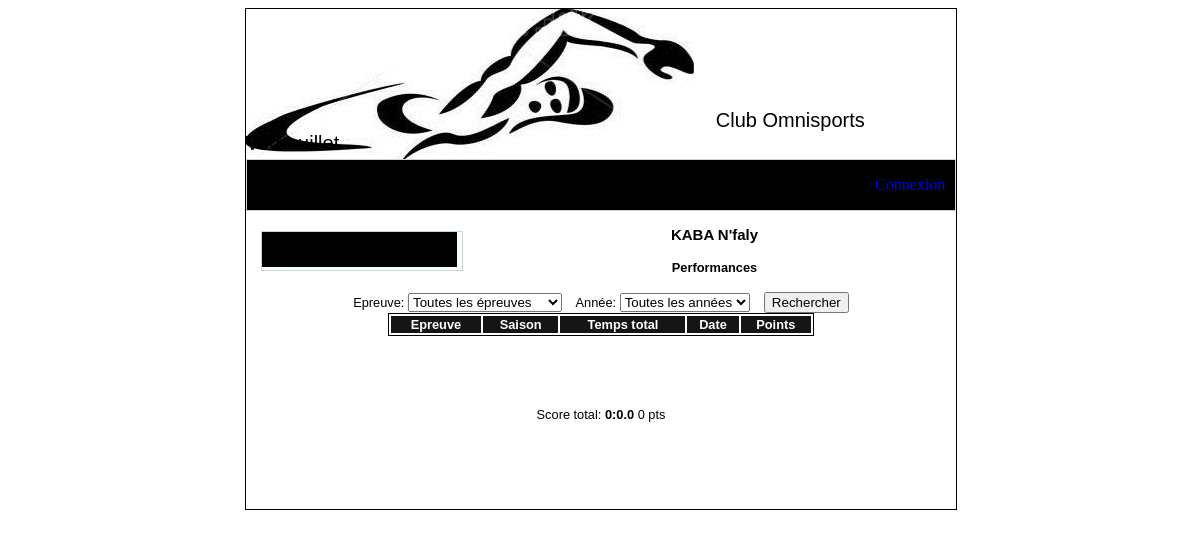
The page /nageur.php?id=2 on the database as committed earlier.
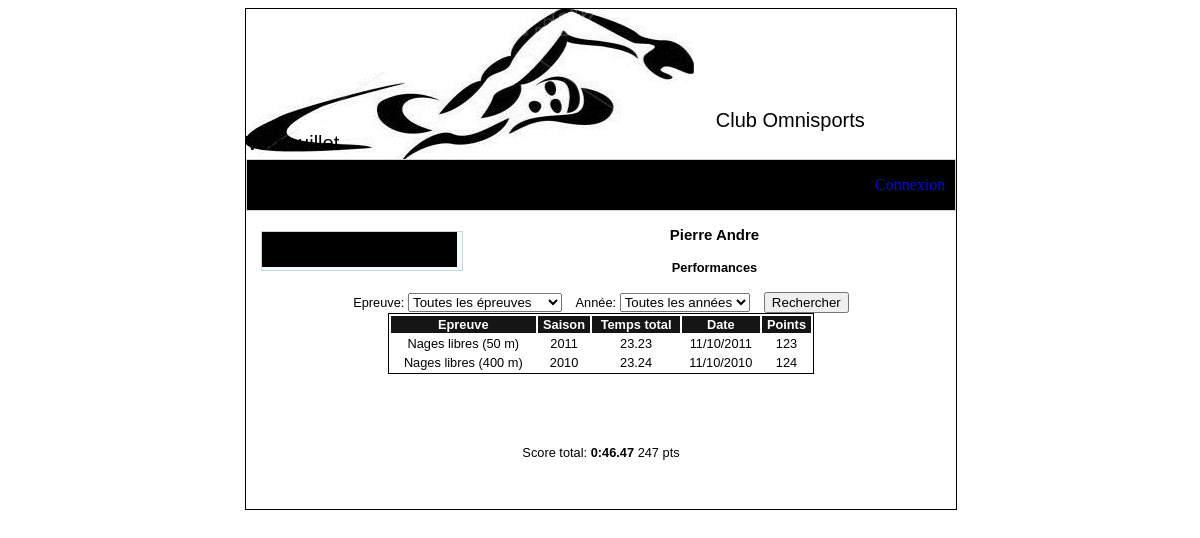
The same page on the database as committed later.
### tables this page shows
CREATE TABLE IF NOT EXISTS `nageur` (
  `id_nageur` int(11) NOT NULL AUTO_INCREMENT,
  `nom_nageur` varchar(50) NOT NULL,
  `prenom_nageur` varchar(50) NOT NULL,
  `sexe` varchar(50) NOT NULL,
  `annee_naissance` date NOT NULL,
  `id_categorie` int(11) NOT NULL,
  `club` varchar(50) NOT NULL,
  PRIMARY KEY (`id_nageur`),
  KEY `id_categorie` (`id_categorie`)
);

CREATE TABLE IF NOT EXISTS `performance` (
  `id_performance` int(11) NOT NULL AUTO_INCREMENT,
  `id_nageur` int(11) NOT NULL,
  `id_epreuve` int(11) NOT NULL,
  `saison` year(4) NOT NULL,
  `date_perf` date NOT NULL,
  `temps_total` varchar(50) NOT NULL,
  `points` int(11) NOT NULL,
  PRIMARY KEY (`id_performance`),
  KEY `id_epreuve` (`id_epreuve`),
  KEY `id_nageur` (`id_nageur`)
);

CREATE TABLE IF NOT EXISTS `epreuve` (
  `id_epreuve` int(11) NOT NULL AUTO_INCREMENT,
  `type_epreuve` varchar(50) NOT NULL,
  `distance_epreuve` int(11) NOT NULL,
  PRIMARY KEY (`id_epreuve`)
);

### nageur.php (the view, shortened to what this page needs)
<?php
include './header.php';
?>
<div id="contenu">
    <?php
    if ($_GET) {
        $id_nageur = $_GET['id'];
        $res = mysql_query("SELECT * FROM `nageur` WHERE `id_nageur` =  " . $_GET['id']) or die(mysql_error());
        $nageur = mysql_fetch_array($res);
        echo '<center><h3>' . $nageur['nom_nageur'] . ' ' . $nageur['prenom_nageur'] . '</h3></center>';
        $performances = array();
        $result_performance = mysql_query("SELECT * FROM `performance` WHERE `id_nageur` = $id_nageur") or die(mysql_error());
        if (mysql_num_rows($result_performance) != 0) {
            while ($line = mysql_fetch_array($result_performance)) {
                $performances[] = $line;
            }
        }
        ?>
        <center>
            <div id="afficheur">
                <h4>Performances</h4>
                <form method="post">
                    Epreuve: <select name="type_epreuve">
                        <option value="">Toutes les &eacute;preuves</option>
                    </select>
                    &nbsp;&nbsp;
                    Ann&eacute;e: <select name="saison">
                        <option value="">Toutes les ann&eacute;es</option>
                    </select>
                    <input type="submit" value="Rechercher">
                </form>
                <table>
                    <tr>
                        <th>Epreuve</th>
                        <th>Saison</th>
                        <th>Temps total</th>
                        <th>Date</th>
                        <th>Points</th>
                    </tr>
                    <?php
                    $minute = $seconde = $centieme = $points = 0;
                    if ($performances) {
                        foreach ($performances as $key => $performance) {
                            $res_epreuve = mysql_query("SELECT * FROM `epreuve` WHERE `id_epreuve` = " . $performance['id_epreuve']) or die(mysql_error());
                            $epreuve = mysql_fetch_array($res_epreuve);
                            ?>
                            <tr id="<?= $style ?>">
                                <td align="center"><?= $epreuve['type_epreuve'] . ' (' . $epreuve['distance_epreuve'] . ' m)' ?> </td>
                                <td align="center"><?= $performance['saison'] ?> </td>
                                <td align="center"><?= $performance['temps_total'] ?> </td>
                                <?php
                                $date = explode("-", $performance["date_perf"]);
                                $date_perf = $date[2] . '/' . $date[1] . '/' . $date[0];
                                ?>
                                <td align="center"><?= $date_perf ?> </td>
                                <td align="center"><?= $performance['points'] ?> </td>
                            </tr>
                            <?php
                            $points += intval($performance['points']);
                            $explode = explode(':', $performance['temps_total']);
                            if (count($explode) == 2) {
                                $minute += intval($explode[0]);
                                $explode2 = explode('.', $explode[1]);
                                $seconde += intval($explode2[0]);
                                if ($seconde >= 60) {
                                    $reste = $seconde - 60;
                                    $minute += 1;
                                    $seconde = $reste;
                                }
                                $centieme += intval($explode2[1]);
                                if ($centieme >= 100) {
                                    $reste = $centieme - 100;
                                    $seconde += 1;
                                    $centieme = $reste;
                                }
                            } else {
                                $explode = explode('.', $performance['temps_total']);
                                $seconde += intval($explode[0]);
                                $centieme += intval($explode[1]);
                            }
                        }
                    }
                    ?>
                </table>
                <?php
                echo "<div>Score total:<b> $minute:$seconde.$centieme </b>$points pts</div>";
                ?>
            </div>
        </center>
        <?php
    }
    ?>
</div>
<?php include './footer.php' ?>

### header.php (shortened to what this page needs)
<!DOCTYPE html>
<html>
    <head>
        <link type="text/css" href="style.css" rel="stylesheet" />
    </head>
    <body>
        <div id="principal">
            <div id="header">
                <div id="blank"></div>
                <span id="titre">Club Omnisports Vernouillet</span>
            </div>
            <div id="menuHoriz">
                <ul>
                    <?php
                    if (isset($_SESSION['connexionOK']) && $_SESSION['connexionOK']) {
                        ?>
                        <li><a href="quitter.php">Déconnexion</a></li>
                        <?php
                    } else {
                        ?>
                        <li><a href="connexion.php">Connexion</a></li>
                        <?php
                    }
                    ?>
                </ul>
            </div>
            <div id="contenuCentral">
                <div id="menuVert">
                    <div id="bloc1">
                        <div id="nav1"><a href="nageurs.php">Liste des nageurs</a></div>
                    </div>
                </div>

### footer.php
  </div>
        </div>
    </body>
</html>

### style.css (style rules this page uses)
body { font-family: arial,helvetica,sans-serif; }
#principal { margin-left: 20%; margin-right: 20%; width: 60%; min-height: 500px; border: solid 1px black; background-color: white; }
#header { background: url(images/bg.jpg) no-repeat; height: 150px; width: 100%; }
#titre { margin-left: 470px; margin-top: 300px; font-size: 20px; font-family: sans-serif; }
#menuHoriz { font-family: fantasy; border: solid 1px lightgray; height: 50px; background-color: activecaption; }
#menuHoriz ul { list-style: none; margin-right: 10px; }
a { text-decoration: none; }
#menuHoriz li { float: right; }
#blank { height: 100px; }
#contenuCentral { font-size: 0.8em; clear: both; }
#bloc1, #bloc2 { width: 200px; background-color: azure; border: solid 1px lightgray; margin-bottom: 10px; margin-left: 5px; margin-top: 5px; margin-right: 10px; }
#nav1, #nav2 { height: 30px; width: 95%; padding-left: 5px; padding-top: 5px; background-color: activecaption; margin-bottom: 3px; }
#nav1 a { color: black; }
#menuVert { float: left; margin-left: 10px; }
table { border: solid 1px black; width: 60%; margin-bottom: 10%; }
th { background-color: #151515; color: white; }

Rows that differ between the two databases and show on the page:
changed nageur: nom_nageur "KABA" → "Pierre"; prenom_nageur "N'faly" → "Andre"
added performance: id_epreuve.type_epreuve "Nages libres", id_epreuve.distance_epreuve "50", saison "2011", temps_total "23.23", date_perf "11/10/2011", points "123"
added performance: id_epreuve.type_epreuve "Nages libres", id_epreuve.distance_epreuve "400", saison "2010", temps_total "23.24", date_perf "11/10/2010", points "124"
Other text that changed with them:
$seconde: "0" → "46"
$centieme: "0" → "47"
$points: "0" → "247"
